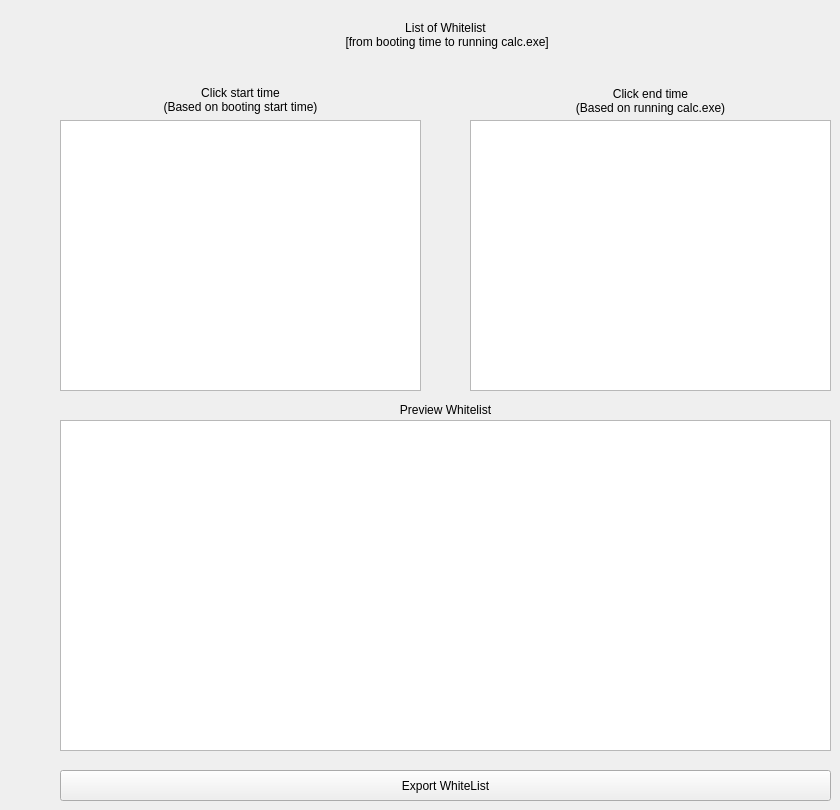
    <widget class="QWidget" name="tab_2">
     <attribute name="title">
      <string>Make WhiteList</string>
     </attribute>
     <widget class="QListWidget" name="STB">
      <property name="geometry">
       <rect>
        <x>60</x>
        <y>120</y>
        <width>361</width>
        <height>271</height>
       </rect>
      </property>
      <property name="font">
       <font>
        <pointsize>14</pointsize>
        <italic>true</italic>
       </font>
      </property>
      <property name="layoutDirection">
       <enum>Qt::LeftToRight</enum>
      </property>
      <property name="viewMode">
       <enum>QListView::ListMode</enum>
      </property>
     </widget>
     <widget class="QListWidget" name="PW">
      <property name="geometry">
       <rect>
        <x>60</x>
        <y>420</y>
        <width>771</width>
        <height>331</height>
       </rect>
      </property>
      <property name="font">
       <font>
        <pointsize>14</pointsize>
        <italic>true</italic>
       </font>
      </property>
      <property name="layoutDirection">
       <enum>Qt::LeftToRight</enum>
      </property>
      <property name="viewMode">
       <enum>QListView::ListMode</enum>
      </property>
     </widget>
     <widget class="QPushButton" name="EWB">
      <property name="geometry">
       <rect>
        <x>60</x>
        <y>770</y>
        <width>771</width>
        <height>31</height>
       </rect>
      </property>
      <property name="text">
       <string>Export WhiteList</string>
      </property>
     </widget>
     <widget class="QLabel" name="label_18">
      <property name="geometry">
       <rect>
        <x>60</x>
        <y>400</y>
        <width>771</width>
        <height>20</height>
       </rect>
      </property>
      <property name="text">
       <string>Preview Whitelist</string>
      </property>
      <property name="alignment">
       <set>Qt::AlignCenter</set>
      </property>
     </widget>
     <widget class="QLabel" name="label_21">
      <property name="geometry">
       <rect>
        <x>60</x>
        <y>9</y>
        <width>771</width>
        <height>51</height>
       </rect>
      </property>
      <property name="text">
       <string>List of Whitelist 
 [from booting time to running calc.exe]</string>
      </property>
      <property name="alignment">
       <set>Qt::AlignCenter</set>
      </property>
     </widget>
     <widget class="QListWidget" name="ETB">
      <property name="geometry">
       <rect>
        <x>470</x>
        <y>120</y>
        <width>361</width>
        <height>271</height>
       </rect>
      </property>
      <property name="font">
       <font>
        <pointsize>14</pointsize>
        <italic>true</italic>
       </font>
      </property>
      <property name="layoutDirection">
       <enum>Qt::LeftToRight</enum>
      </property>
      <property name="viewMode">
       <enum>QListView::ListMode</enum>
      </property>
     </widget>
     <widget class="QLabel" name="label_22">
      <property name="geometry">
       <rect>
        <x>60</x>
        <y>79</y>
        <width>361</width>
        <height>41</height>
       </rect>
      </property>
      <property name="text">
       <string>Click start time
(Based on booting start time)</string>
      </property>
      <property name="alignment">
       <set>Qt::AlignCenter</set>
      </property>
     </widget>
     <widget class="QLabel" name="label_23">
      <property name="geometry">
       <rect>
        <x>470</x>
        <y>80</y>
        <width>361</width>
        <height>41</height>
       </rect>
      </property>
      <property name="text">
       <string>Click end time
(Based on running calc.exe)</string>
      </property>
      <property name="alignment">
       <set>Qt::AlignCenter</set>
      </property>
     </widget>
    </widget>
